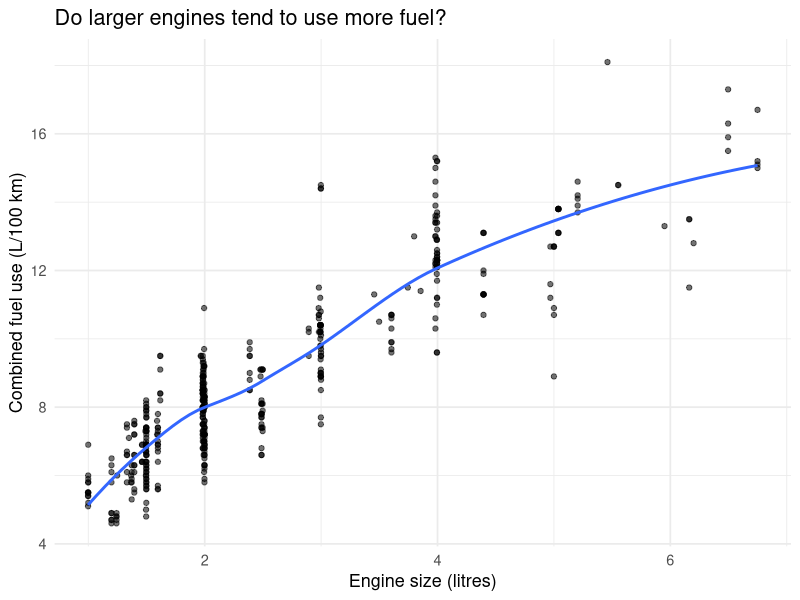
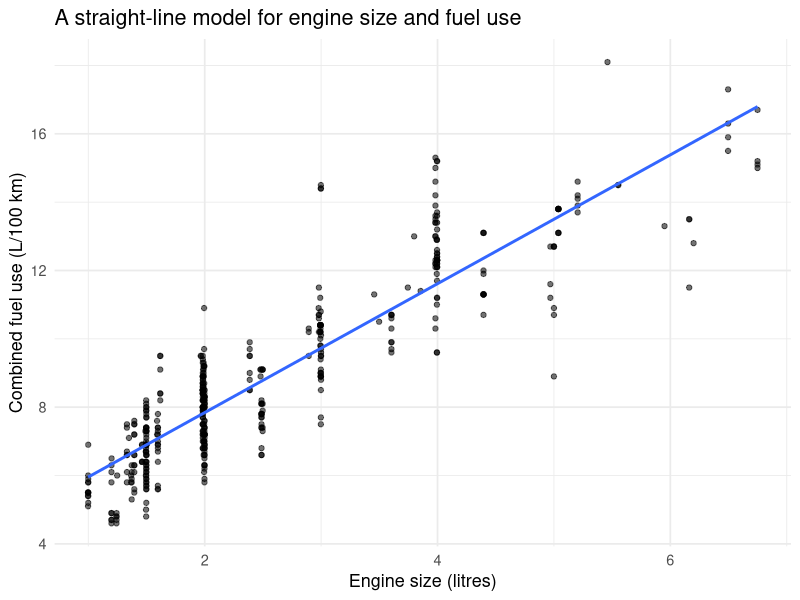

Reproduce these figures in R, in order.
## ---- chunk 1
library(readr)
library(dplyr)
library(ggplot2)
library(tibble)
library(broom)

vehicles <- read_csv("nz_vehicles_2025.csv", show_col_types = FALSE)
glimpse(vehicles)
## ---- chunk 2
ggplot(vehicles, aes(engine_l, fuel_use_l_per_100km)) +
  geom_point(alpha = 0.55) +
  geom_smooth(method = "loess", se = FALSE) +
  labs(
    x = "Engine size (litres)",
    y = "Combined fuel use (L/100 km)",
    title = "Do larger engines tend to use more fuel?"
  ) +
  theme_minimal(base_size = 13)

vehicles |>
  summarise(engine_correlation = cor(engine_l, fuel_use_l_per_100km))
## ---- chunk 3
# Your code here
## ---- chunk 4
engine_model <- lm(
  fuel_use_l_per_100km ~ engine_l,
  data = vehicles
)

engine_model
## ---- chunk 5
ggplot(vehicles, aes(engine_l, fuel_use_l_per_100km)) +
  geom_point(alpha = 0.55) +
  geom_smooth(method = "lm", se = FALSE) +
  labs(
    x = "Engine size (litres)",
    y = "Combined fuel use (L/100 km)",
    title = "A straight-line model for engine size and fuel use"
  ) +
  theme_minimal(base_size = 13)
## ---- chunk 6
# Your code here
## ---- chunk 7
# Your code here
## ---- chunk 8
engine_coefficients <- tidy(engine_model)
engine_coefficients
## ---- chunk 9
# Your code here: square the correlation and compare it with model R^2
## ---- chunk 10
# Your code here
## ---- chunk 11
# Your code here
## ---- chunk 12
# Your code here
## ---- chunk 13
# Your code here
## ---- chunk 14
# Your code here
